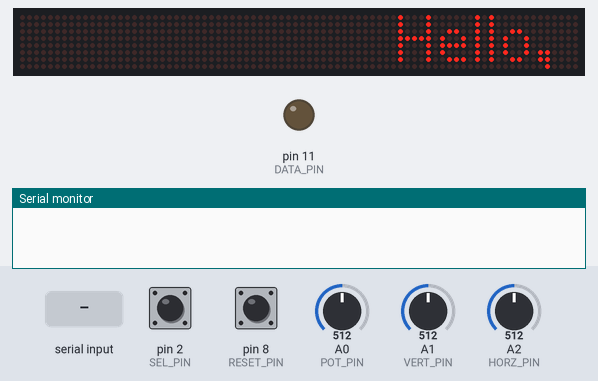
The sketch below on a simulated Arduino Uno, built with avr-gcc and run on an emulated ATmega328P. Parts: 80×8 LED matrix, output pins drawn as LEDs (lit = HIGH), the last lines printed to the serial monitor. The test bench sets the inputs (shaded band); at power-on: A0 (POT_PIN) = 512, pin 8 (RESET_PIN) LOW, A2 (HORZ_PIN) = 512, pin 2 (SEL_PIN) HIGH, A1 (VERT_PIN) = 512.

Above: at 1.2 s.
1.3 s: A0 (POT_PIN) set to 306
At 1.39 s:
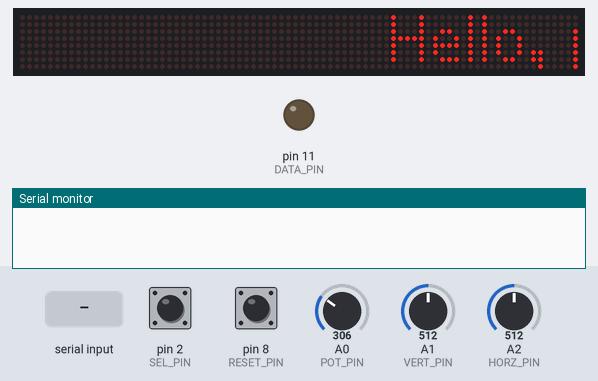
3.9 s: byte 10 ('\n') received over Serial
At 6.28 s:
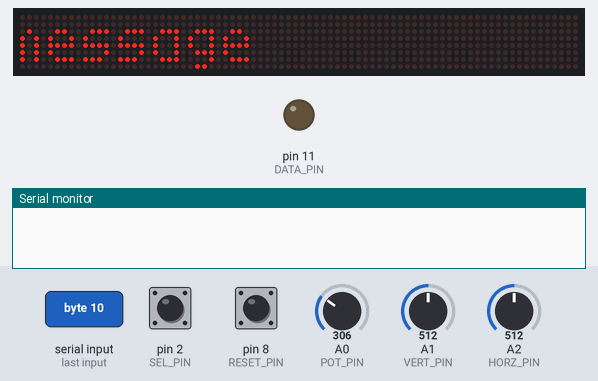
6.9 s: A0 (POT_PIN) set to 444
At 7.7 s:
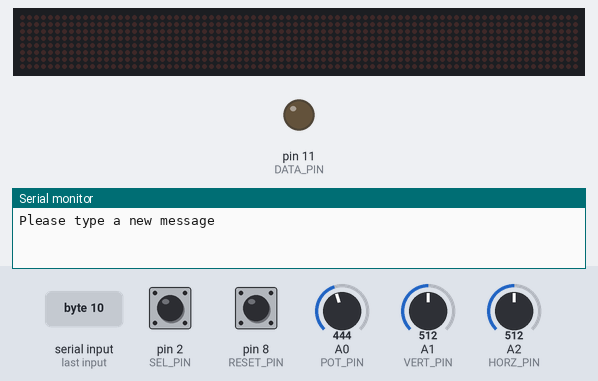
8.7 s: A0 (POT_PIN) set to 463
10.2 s: pin 8 (RESET_PIN) pulled HIGH for 0.15 s
At 10.88 s:
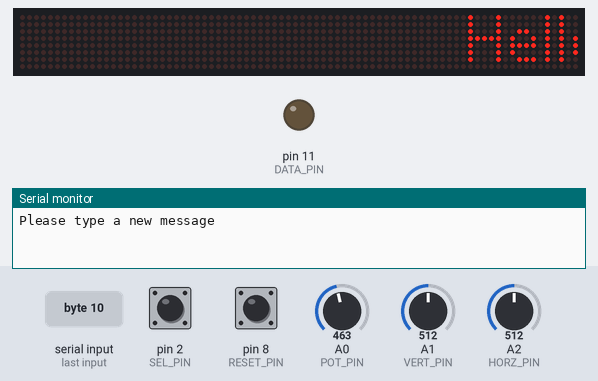

Measured:
- after the input at 8.7 s, every drawn part: stays the same
- after the input at 10.2 s, the display: first changes at once (image 4 shows a later state)

The sketch:

scrolling_message.ino
```cpp
#include <MD_Parola.h>
#include <MD_MAX72xx.h>
#include <SPI.h>

#define HARDWARE_TYPE MD_MAX72XX::PAROLA_HW
#define MAX_DEVICES 10

// PIN definitions
#define RESET_PIN 8
#define CLK_PIN   13
#define DATA_PIN  11
#define CS_PIN    10
#define POT_PIN A0
#define VERT_PIN A1
#define HORZ_PIN A2
#define SEL_PIN  2

// HARDWARE SPI
MD_Parola P = MD_Parola(HARDWARE_TYPE, CS_PIN, MAX_DEVICES);

//scrolling parameters
uint8_t scrollSpeed = 10;    // default frame delay value
textEffect_t scrollEffect = PA_SCROLL_LEFT;
textPosition_t scrollAlign = PA_CENTER;
uint16_t scrollPause = 0; // no pause
int oldValue = LOW; // default/idle value for pin 8 is low.
bool displayFrozen = false;

// for message
#define	BUF_SIZE	100
char curMessage[BUF_SIZE] = { "Hello, please insert your message " };
char defaultMessage[BUF_SIZE] = { "Hello, please insert your message " };
bool newMessageAvailable = true;

void readSerial(void)
{
  static char buffer[BUF_SIZE];
  static char *cp = buffer;

  while (Serial.available())
  {
    *cp = (char)Serial.read();
    if ((*cp == '\n') || (cp - buffer >= BUF_SIZE - 2))
    {
      *cp = '\0';
      strcpy(curMessage, buffer);
      cp = buffer;
      newMessageAvailable = true;
    }
    else
      cp++;
  }
}

void setup() {
  // put your setup code here, to run once:
  Serial.begin(57600); // initilizing bit transfer speed
  pinMode(RESET_PIN, INPUT);
  pinMode(DATA_PIN, OUTPUT);
  pinMode(CLK_PIN, OUTPUT);
  pinMode(CS_PIN, OUTPUT);
  pinMode(VERT_PIN, INPUT);
  pinMode(HORZ_PIN, INPUT);
  pinMode(SEL_PIN, INPUT_PULLUP); // High default input
  pinMode(POT_PIN, INPUT);
  P.begin();
  P.displayText(curMessage, scrollAlign, scrollSpeed, scrollPause, scrollEffect, scrollEffect);
}

void loop() {
  //main loop code
  int vert = analogRead(VERT_PIN);
  int horz = analogRead(HORZ_PIN);
  static bool lastSelState = HIGH;
  bool selPressed = (digitalRead(SEL_PIN) == LOW);
  int newValue = digitalRead(RESET_PIN);

  // Check for SEL button press (toggle freeze state)
  if (selPressed && lastSelState == HIGH) {
      while (digitalRead(SEL_PIN) == LOW) {
    }
    displayFrozen = !displayFrozen;
    P.displaySuspend(displayFrozen); // This immediately freezes/unfreezes
  }
  lastSelState = selPressed; // Update last button state

  if (!displayFrozen) {
    if (P.displayAnimate()) {
      if (newMessageAvailable) {
        Serial.print("Please type a new message\n");
        newMessageAvailable = false;
        P.displayText(curMessage, scrollAlign, scrollSpeed, scrollPause, scrollEffect, scrollEffect);
      }
      // Reset the animation to start again
      P.displayReset();
    }
  }

  // on the fly speed setting
  scrollSpeed = 10 + 70*(analogRead(POT_PIN)/1023.0);
  P.setSpeed(scrollSpeed);

  // resets displayed message upon button press
  if (newValue != oldValue) {
    if (newValue == HIGH) {
      P.displayClear();
      strcpy(curMessage, defaultMessage);
      displayFrozen = false; // Unfreeze when resetting
      P.displaySuspend(false); // Make sure to resume display
      P.displayText(curMessage, scrollAlign, scrollSpeed, scrollPause, scrollEffect, scrollEffect);
      P.displayReset();
    }
    // Remember the value for the next time.
    oldValue = newValue;
  }

  // Handle joystick direction changes with better thresholds
  textEffect_t newEffect = scrollEffect; // Store current effect

  // Use center with deadzone (400-600) to avoid accidental changes
  if (vert > 600) {
    newEffect = PA_SCROLL_RIGHT;
    if (displayFrozen) {
      displayFrozen = false;
      P.displaySuspend(false); // Resume display when direction changes
    }
  }
  else if (vert < 400) {
    newEffect = PA_SCROLL_LEFT;
    if (displayFrozen) {
      displayFrozen = false;
      P.displaySuspend(false); // Resume display when direction changes
    }
  }
  else if (horz > 600) {
    newEffect = PA_SCROLL_UP;
    if (displayFrozen) {
      displayFrozen = false;
      P.displaySuspend(false); // Resume display when direction changes
    }
  }
  else if (horz < 400) {
    newEffect = PA_SCROLL_DOWN;
    if (displayFrozen) {
      displayFrozen = false;
      P.displaySuspend(false); // Resume display when direction changes
    }
  }

  // Only update effect if it changed
  if (newEffect != scrollEffect) {
    scrollEffect = newEffect;
    P.displayClear();
    P.setTextEffect(scrollEffect, scrollEffect);
    if (!displayFrozen) {
      P.displayReset();
    }
  }

  readSerial();
}
```
